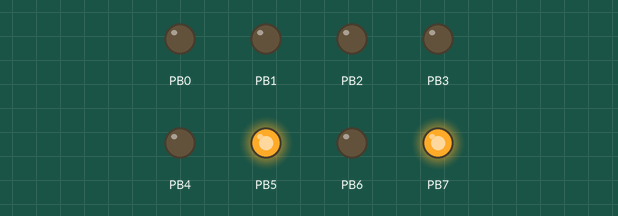
This program was run on a simulated ATmega128, built with avr-gcc and emulated at 16 MHz. Parts: output pins drawn as LEDs (lit = HIGH).

Above: at 0.2 s.
At 1.2 s:
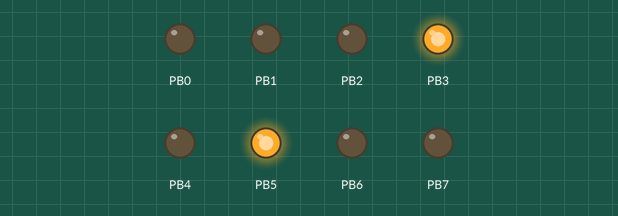
At 1.7 s:
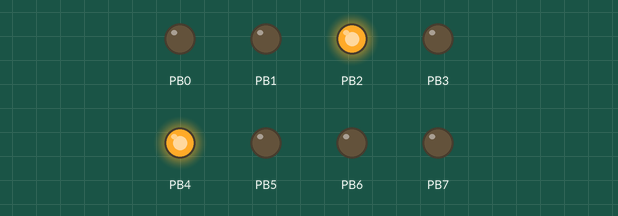
At 2.2 s:
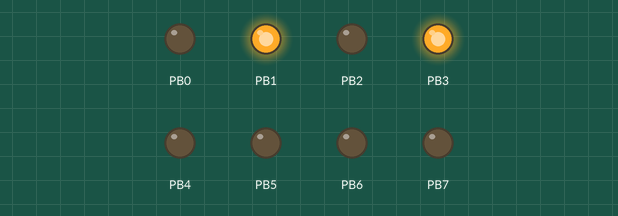
At 3.2 s:
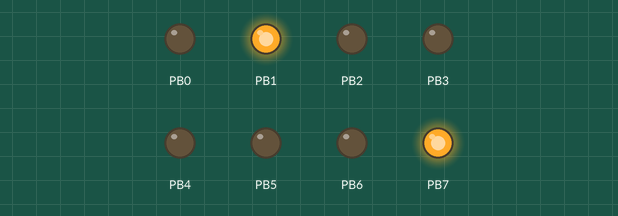
At 4.7 s:
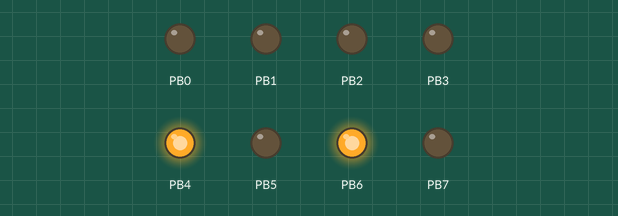
Timing chart, 0 to 5.2 s (numbered marks = the images above):
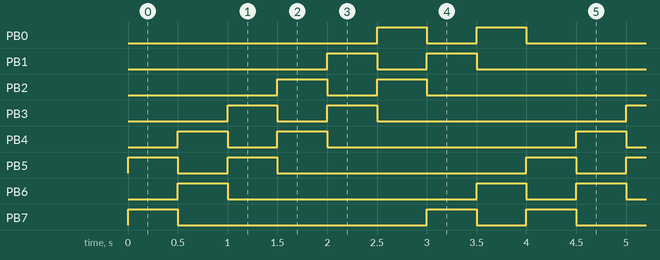

The program:

main.c
```c
#define F_CPU 16000000L
#include <avr/io.h>
#include <util/delay.h>

char circular_shift_right(char pattern)
{
	char LSB = pattern & 0x01;		// LSB
	char MSB = LSB << 7;			// LSB 값을 MSB로 옮김

	char new_pattern = pattern >> 1;	// 패턴을 오른쪽으로 이동

	new_pattern |= MSB;			// MSB 추가

	return new_pattern;
}

int main(void)
{
	char pattern = 0xA0;

	DDRB = 0xFF;				// PORT B 핀을 출력으로 설정

	while (1)
	{
		PORTB = pattern;			// 현재 패턴 표시

		// 다음 인덱스 생성
		pattern = circular_shift_right(pattern);

		_delay_ms(500);
	}

	return 0;
}
```

Measured:
- by itself, PB0–5: repeats every 4.0 s: LOW 0.50 s, HIGH 0.50 s, LOW 2.5 s, HIGH 0.50 s
- by itself, PB6, PB7: repeats every 4.0 s: LOW 2.5 s, HIGH 0.50 s, LOW 0.50 s, HIGH 0.50 s
- by itself, everything shown: repeats every 4.0 s, in 8 steps
